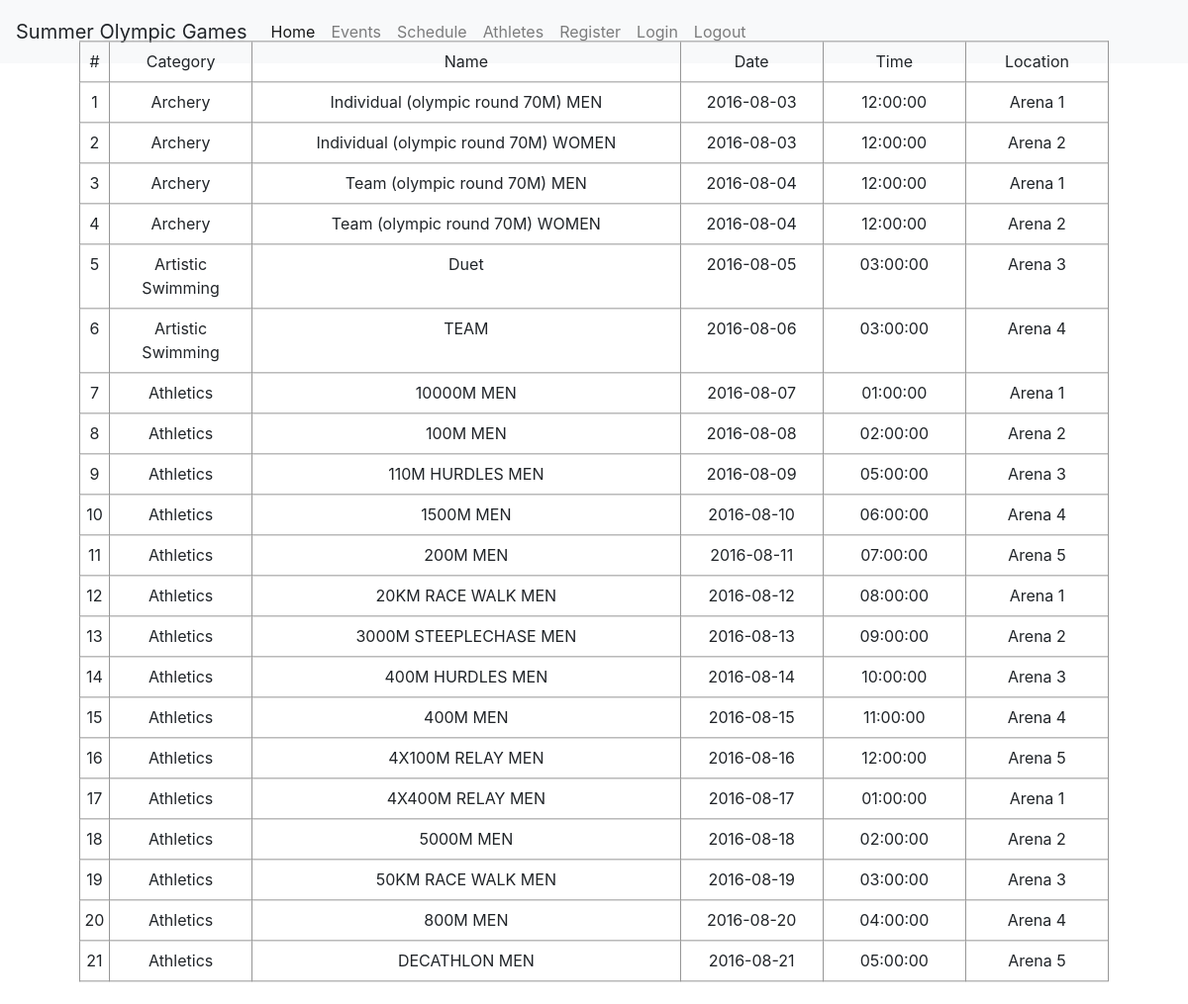
/eventsPage.php, run on an earlier commit of the app's database.
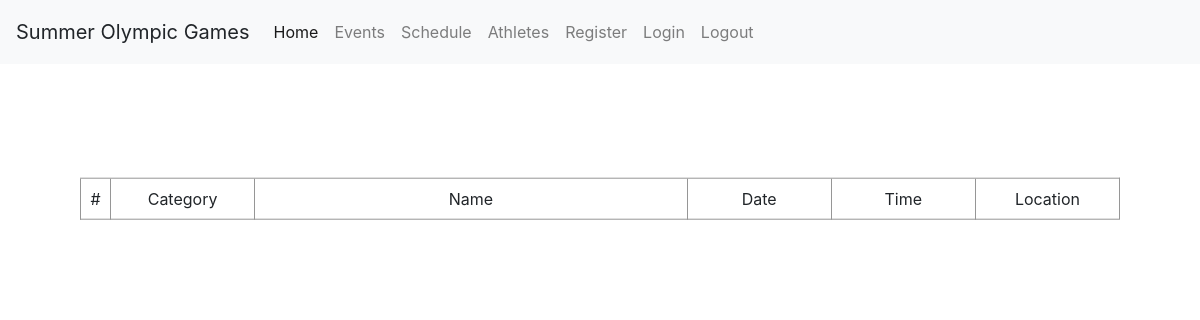
And on a later commit of the database.
### tables this page shows
CREATE TABLE IF NOT EXISTS olympicEvent(  
    id INT AUTO_INCREMENT,
    name VARCHAR(50) NOT NULL,
    date DATE NOT NULL,
    time  TIME NOT NULL,
    location VARCHAR(30) NOT NULL,
    type VARCHAR(5) NOT NULL,  
     
    category VARCHAR(30) NOT NULL,  
    ticketPrice DECIMAL(5,2),
    PRIMARY KEY (id)
);

### eventsPage.php (the view)
<?php
require 'header.php';
?>
<div class="grid_container">
  <div class="grid">
    <span># </span>
    <span>Category</span>
    <span>Name</span>
    <span>Date</span>
    <span>Time</span>
    <span>Location</span>
    <?php
      $sql ="SELECT * FROM olympicEvent";
      $counter = 1;
      $result = mysqli_query($mysqli, $sql);
      $queryResult = mysqli_num_rows($result);
      if ($queryResult>0){
        while ($row = mysqli_fetch_assoc($result)){
          echo "<span>".$counter."</span>";
          echo "<span>".$row['category']."</span>";
          echo "<span>".$row['name']."</span>";
          echo "<span>".$row['date']."</span>";
          echo "<span>".$row['time']."</span>";
          echo "<span>".$row['location']."</span>";
          $counter++;
        }
      }
     ?>
  </div>
</div>

### header.php (shortened to what this page needs)
<html>
<head>
 <link rel="stylesheet" type="text/css" href="ourStyle.css">
 <link rel="stylesheet" href="https://maxcdn.bootstrapcdn.com/bootstrap/4.0.0/css/bootstrap.min.css"></head>
<body>
<nav class="navbar navbar-expand-lg navbar-light bg-light">
  <a class="navbar-brand">Summer Olympic Games</a>
  <div class="collapse navbar-collapse" id="navbarNavAltMarkup">
    <div class="navbar-nav">
      <a class="nav-item nav-link active" href="header.php">Home <span class="sr-only">(current)</span></a>
      <a class="nav-item nav-link" href="eventsPage.php">Events</a>
      <a class="nav-item nav-link" href="schedulePage.php">Schedule</a>
      <a class="nav-item nav-link" href="#">Athletes</a>
      <a class="nav-item nav-link" href="registerPage.php">Register</a>
      <a class="nav-item nav-link" href="loginPage.php">Login</a>
      <a class="nav-item nav-link" href="logout.php"> Logout</a></li>
    </div>
  </div>
</nav>

### ourStyle.css (style rules this page uses)
body { margin: 0; padding: 0; background: white no-repeat center center fixed; -webkit-background-size: cover; -moz-background-size: cover; -o-background-size: cover; background-size: cover; }
nav { display: flex; justify-content: space-around; align-items: center; min-height: 8vh; background: transparent; }
.grid_container { position: relative; top: 15%; left: 50%; max-width: 130vh; transform: translate(-50%, -15%); }
.grid { display: grid; grid-template-columns: minmax(20px, 30px) 1fr 3fr 1fr 1fr 1fr; border-top: 1px solid rgb(150, 150, 150); border-right: 1px solid rgb(150, 150, 150); text-align: center; }
.grid > span { padding: 8px 4px; border-left: 1px solid rgb(150, 150, 150); border-bottom: 1px solid rgb(150, 150, 150); }

What changed in the data, as far as the page shows it:
removed olympicevent: category "Archery", name "Individual (olympic round 70M) MEN", date "2016-08-03", time "12:00:00", location "Arena 1"
removed olympicevent: category "Archery", name "Individual (olympic round 70M) WOMEN", date "2016-08-03", time "12:00:00", location "Arena 2"
removed olympicevent: category "Archery", name "Team (olympic round 70M) MEN", date "2016-08-04", time "12:00:00", location "Arena 1"
removed olympicevent: category "Archery", name "Team (olympic round 70M) WOMEN", date "2016-08-04", time "12:00:00", location "Arena 2"
removed olympicevent: category "Artistic Swimming", name "Duet", date "2016-08-05", time "03:00:00", location "Arena 3"
removed olympicevent: category "Artistic Swimming", name "TEAM", date "2016-08-06", time "03:00:00", location "Arena 4"
removed olympicevent: category "Athletics", name "10000M MEN", date "2016-08-07", time "01:00:00", location "Arena 1"
removed olympicevent: category "Athletics", name "100M MEN", date "2016-08-08", time "02:00:00", location "Arena 2"
removed olympicevent: category "Athletics", name "110M HURDLES MEN", date "2016-08-09", time "05:00:00", location "Arena 3"
removed olympicevent: category "Athletics", name "1500M MEN", date "2016-08-10", time "06:00:00", location "Arena 4"
removed olympicevent: category "Athletics", name "200M MEN", date "2016-08-11", time "07:00:00", location "Arena 5"
removed olympicevent: category "Athletics", name "20KM RACE WALK MEN", date "2016-08-12", time "08:00:00", location "Arena 1"
removed olympicevent: category "Athletics", name "3000M STEEPLECHASE MEN", date "2016-08-13", time "09:00:00", location "Arena 2"
removed olympicevent: category "Athletics", name "400M HURDLES MEN", date "2016-08-14", time "10:00:00", location "Arena 3"
removed olympicevent: category "Athletics", name "400M MEN", date "2016-08-15", time "11:00:00", location "Arena 4"
removed olympicevent: category "Athletics", name "4X100M RELAY MEN", date "2016-08-16", time "12:00:00", location "Arena 5"
removed olympicevent: category "Athletics", name "4X400M RELAY MEN", date "2016-08-17", time "01:00:00", location "Arena 1"
removed olympicevent: category "Athletics", name "5000M MEN", date "2016-08-18", time "02:00:00", location "Arena 2"
removed olympicevent: category "Athletics", name "50KM RACE WALK MEN", date "2016-08-19", time "03:00:00", location "Arena 3"
removed olympicevent: category "Athletics", name "800M MEN", date "2016-08-20", time "04:00:00", location "Arena 4"
removed olympicevent: category "Athletics", name "DECATHLON MEN", date "2016-08-21", time "05:00:00", location "Arena 5"
